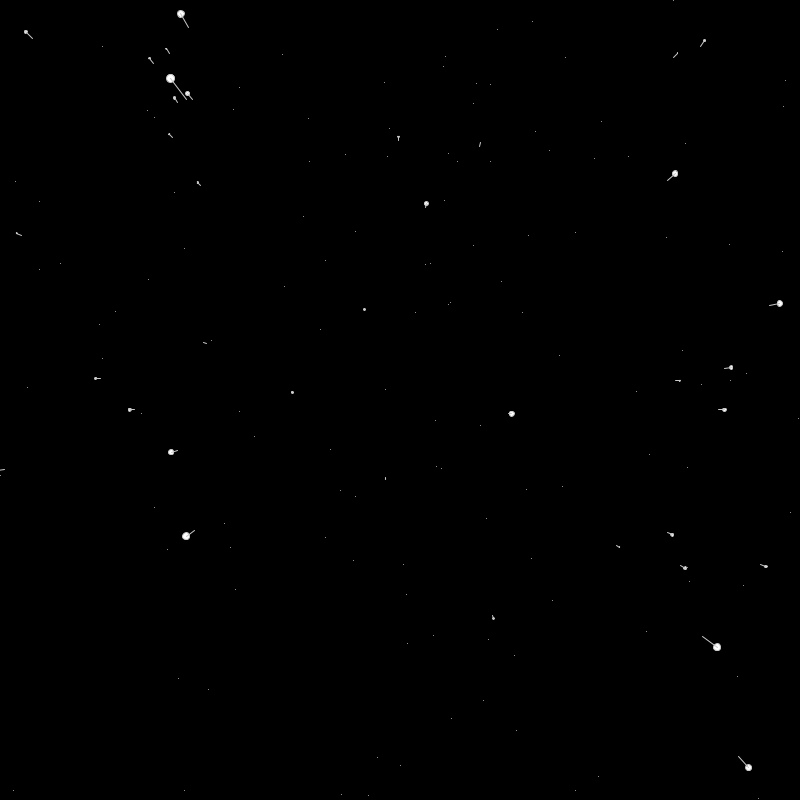
Frame 1 (no input)
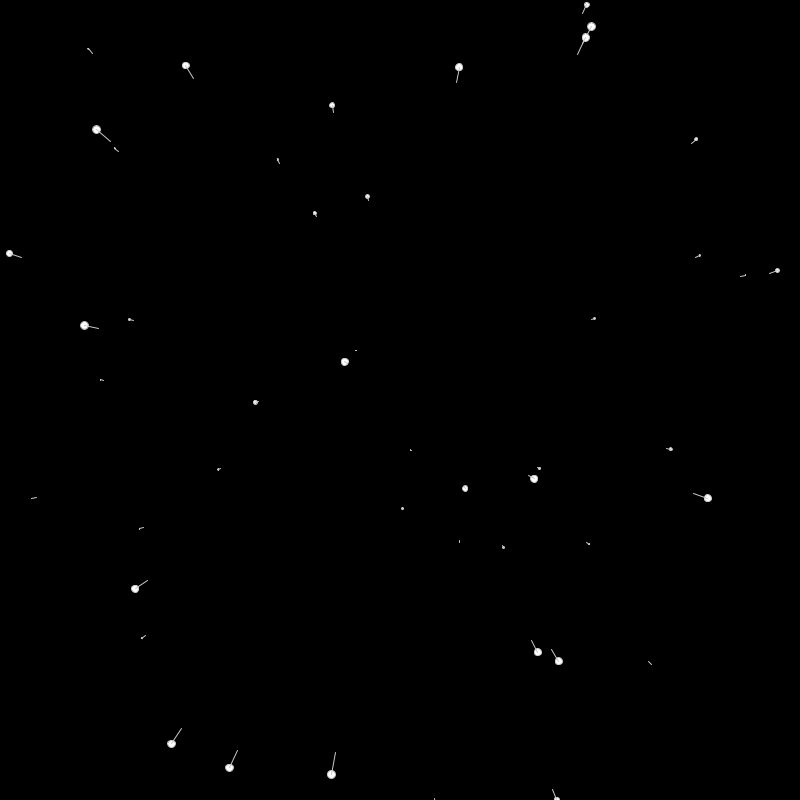
Frame 60 (the mouse pressed at the canvas centre just before this capture)
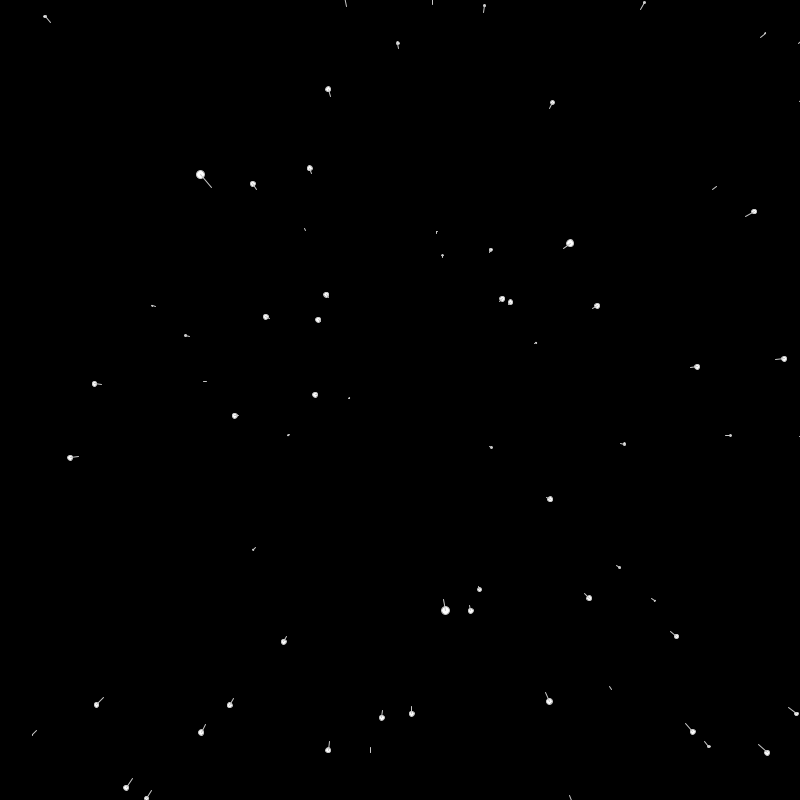
Frame 120 (the mouse held since frame 60 and released just before this capture)

The Processing sketch that drew these frames (run headless with seeded random() and noise(); from frame 60 on, the mouse is pressed at the canvas centre):

// Processing sketch: starfield
// ── starfield.pde
star[] stars = new star[900];

void setup(){
   size(800, 800);
   for(int i=0; i<stars.length ; i++){
     stars[i] = new star();
   }
}

void draw(){
   background(0);
   translate(width/2, height/2);
   for(int i=0; i<stars.length ; i++){
      stars[i].update();
      stars[i].show();
   }
}
// ── star.pde
class star{
 float x;
 float y; 
 float z; 
 
 float pz;
 
  star(){
     x = random(-width, width);
     y = random(-height, height);
     z = random(-width, width);
     pz = z;
  }
  
  
  void update(){
    z = z-10;
    if(z <1){
      x = random(-width, width);
      y = random(-height, height);
      z = width;
      pz = z;
    }
  }
  
  void show(){
     fill(255, 255, 255); 
     float sx = map(x/z, 0, 1, 0, width);
     float sy = map(y/z, 0, 1, 0, height);
     float r = map(z , 0, width, 10, 0);
     ellipse(sx, sy,r, r);
     
     float px = map(x/pz, 0, 1, 0, width);
     float py = map(y/pz, 0, 1, 0, height);
     
     pz = z;
     
     stroke(200);
     line(px, py, sx, sy);
     
  }
}
